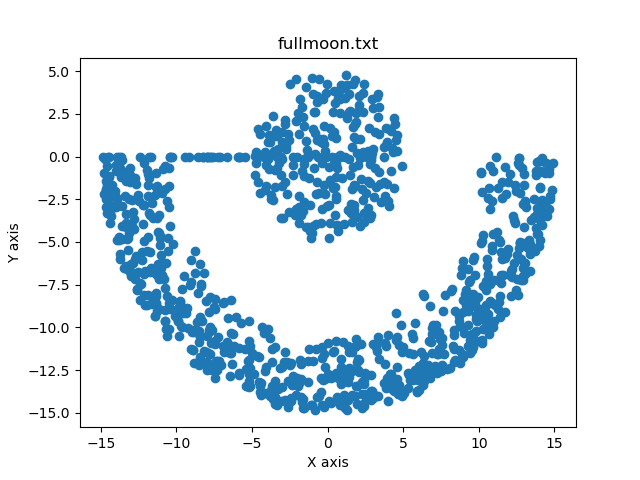

Reproduce this figure in Python.
import matplotlib.pyplot as plt

x=list()
y=list()

def visualise(filename):
	with open(filename) as fh:
		for line in fh:
			pt=line.split(',')
			x.append(float(pt[0]))
			y.append(float(pt[1]))

	plt.scatter(x, y)
	plt.title(filename)
	plt.xlabel('X axis')
	plt.ylabel('Y axis')
	plt.show()

	print("The nummber of data points are:",len(x))

visualise("fullmoon.txt")
